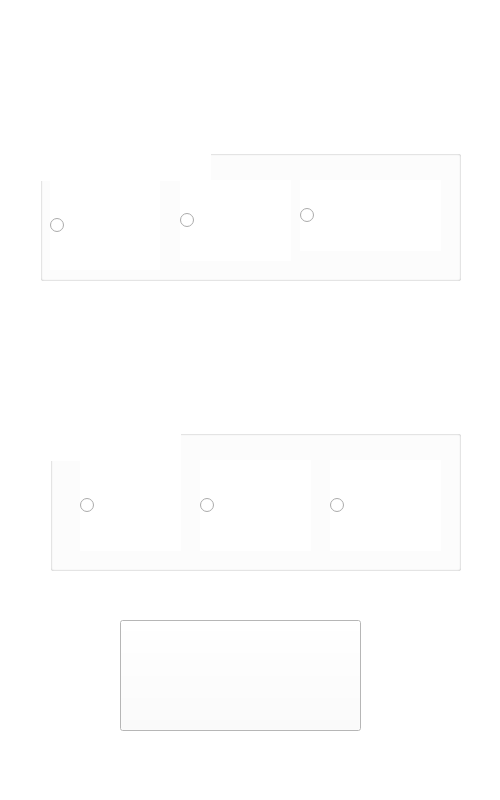
<?xml version="1.0" encoding="UTF-8"?>
<ui version="4.0">
 <class>Difficulty</class>
 <widget class="QWidget" name="Difficulty">
  <property name="geometry">
   <rect>
    <x>0</x>
    <y>0</y>
    <width>500</width>
    <height>800</height>
   </rect>
  </property>
  <property name="windowTitle">
   <string>Difficulty</string>
  </property>
  <property name="styleSheet">
   <string notr="true">background-color: rgb(255, 255, 255);</string>
  </property>
  <widget class="QPushButton" name="startButton">
   <property name="geometry">
    <rect>
     <x>120</x>
     <y>620</y>
     <width>241</width>
     <height>111</height>
    </rect>
   </property>
   <property name="styleSheet">
    <string notr="true">border-image: url(:/newPrefix/Ready.png);</string>
   </property>
   <property name="text">
    <string/>
   </property>
  </widget>
  <widget class="QGroupBox" name="groupBox">
   <property name="geometry">
    <rect>
     <x>40</x>
     <y>150</y>
     <width>421</width>
     <height>131</height>
    </rect>
   </property>
   <property name="title">
    <string/>
   </property>
   <widget class="QRadioButton" name="levelbutton1">
    <property name="geometry">
     <rect>
      <x>10</x>
      <y>30</y>
      <width>110</width>
      <height>90</height>
     </rect>
    </property>
    <property name="styleSheet">
     <string notr="true">border-image: url(:/newPrefix/easy.png);</string>
    </property>
    <property name="text">
     <string/>
    </property>
   </widget>
   <widget class="QRadioButton" name="levelbutton2">
    <property name="geometry">
     <rect>
      <x>140</x>
      <y>30</y>
      <width>111</width>
      <height>81</height>
     </rect>
    </property>
    <property name="styleSheet">
     <string notr="true">border-image: url(:/newPrefix/normal.png);</string>
    </property>
    <property name="text">
     <string/>
    </property>
   </widget>
   <widget class="QRadioButton" name="levelbutton3">
    <property name="geometry">
     <rect>
      <x>260</x>
      <y>30</y>
      <width>141</width>
      <height>71</height>
     </rect>
    </property>
    <property name="styleSheet">
     <string notr="true">border-image: url(:/newPrefix/hard.png);</string>
    </property>
    <property name="text">
     <string/>
    </property>
   </widget>
  </widget>
  <widget class="QGroupBox" name="groupBox_2">
   <property name="geometry">
    <rect>
     <x>50</x>
     <y>430</y>
     <width>411</width>
     <height>141</height>
    </rect>
   </property>
   <property name="title">
    <string/>
   </property>
   <widget class="QRadioButton" name="playerbutton1">
    <property name="geometry">
     <rect>
      <x>30</x>
      <y>30</y>
      <width>101</width>
      <height>91</height>
     </rect>
    </property>
    <property name="styleSheet">
     <string notr="true">border-image: url(:/newPrefix/one.png);</string>
    </property>
    <property name="text">
     <string/>
    </property>
   </widget>
   <widget class="QRadioButton" name="playerbutton2">
    <property name="geometry">
     <rect>
      <x>150</x>
      <y>30</y>
      <width>111</width>
      <height>91</height>
     </rect>
    </property>
    <property name="styleSheet">
     <string notr="true">border-image: url(:/newPrefix/4.png);</string>
    </property>
    <property name="text">
     <string/>
    </property>
   </widget>
   <widget class="QRadioButton" name="playerbutton3">
    <property name="geometry">
     <rect>
      <x>280</x>
      <y>30</y>
      <width>111</width>
      <height>91</height>
     </rect>
    </property>
    <property name="styleSheet">
     <string notr="true">border-image: url(:/newPrefix/6.png);</string>
    </property>
    <property name="text">
     <string/>
    </property>
   </widget>
  </widget>
  <widget class="QLabel" name="label">
   <property name="geometry">
    <rect>
     <x>40</x>
     <y>90</y>
     <width>171</width>
     <height>91</height>
    </rect>
   </property>
   <property name="styleSheet">
    <string notr="true">border-image: url(:/newPrefix/difficulty.png);</string>
   </property>
   <property name="text">
    <string/>
   </property>
  </widget>
  <widget class="QLabel" name="label_2">
   <property name="geometry">
    <rect>
     <x>40</x>
     <y>360</y>
     <width>141</width>
     <height>101</height>
    </rect>
   </property>
   <property name="styleSheet">
    <string notr="true">border-image: url(:/newPrefix/player.png);</string>
   </property>
   <property name="text">
    <string/>
   </property>
  </widget>
 </widget>
 <resources>
  <include location="resource/difficulty.qrc"/>
 </resources>
 <connections/>
</ui>
